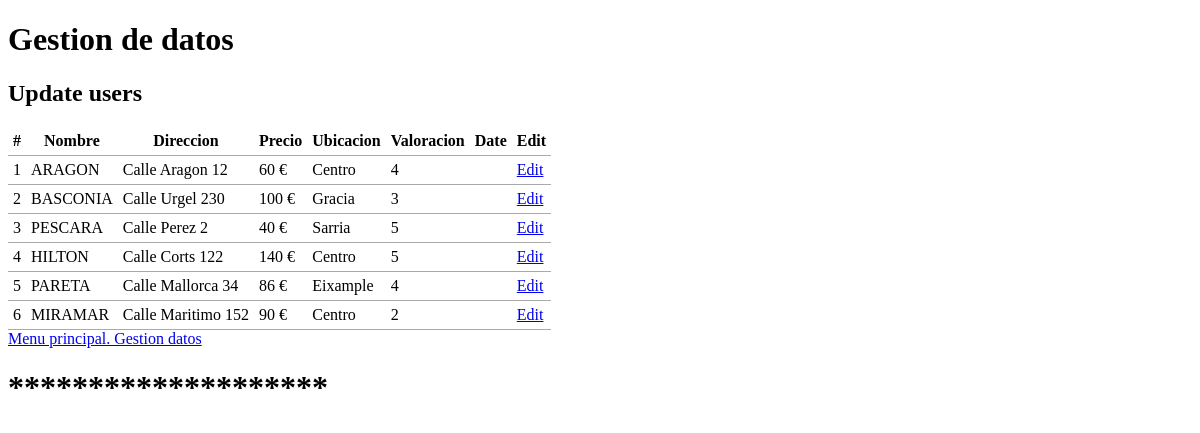
Screenshot of /update_h.php with the database file from the repository.
### tables this page shows
CREATE TABLE if not exists hoteles (
	id INT(11) UNSIGNED AUTO_INCREMENT PRIMARY KEY, 
	nombre VARCHAR(50) NOT NULL,
	direccion VARCHAR(100) NOT NULL,
	precio VARCHAR(30) NOT NULL,
	ubicacion VARCHAR(50) NOT NULL,
	valoracion INT(3),
	date TIMESTAMP
);

### common.php (called while the page is built, shortened)
<?php
function escape($html) {
    return htmlspecialchars($html, ENT_QUOTES | ENT_SUBSTITUTE, "UTF-8");
}

### public/update_h.php (the view)
<?php
require "../config.php";
require "../common.php";
try {
  $connection = new PDO($dsn, $username, $password, $options);
  $sql = "SELECT * FROM hoteles";
  $statement = $connection->prepare($sql);
  $statement->execute();
  $result = $statement->fetchAll();
} catch(PDOException $error) {
  echo $sql . "<br>" . $error->getMessage();
}
?>
<?php require "templates/header.php"; ?>
<h2>Update users</h2>
<table>
    <thead>
        <tr>
            <th>#</th>
            <th>Nombre</th>
            <th>Direccion</th>
            <th>Precio</th>
            <th>Ubicacion</th>
            <th>Valoracion</th>
            <th>Date</th>
            <th>Edit</th>
        </tr>
    </thead>
    <tbody>
    <?php foreach ($result as $row) : ?>
        <tr>
            <td><?php echo escape($row["id"]); ?></td>
            <td><?php echo escape($row["nombre"]); ?></td>
            <td><?php echo escape($row["direccion"]); ?></td>
            <td><?php echo escape($row["precio"]); ?></td>
            <td><?php echo escape($row["ubicacion"]); ?></td>
            <td><?php echo escape($row["valoracion"]); ?></td>
            <td><?php echo escape($row["date"]); ?> </td>
            <td><a href="update-single_h.php?id=<?php echo escape($row["id"]); ?>">Edit</a></td>
        </tr>
    <?php endforeach; ?>
    </tbody>
</table>
<a href="index.php">Menu principal. Gestion datos</a>
<?php require "templates/footer.php"; ?>

### public/templates/header.php (shortened to what this page needs)
<!doctype html>
<html lang="en">
<head>
	<link rel="stylesheet" href="css/style.css">
</head>
<body>
	<h1>Gestion de datos</h1>

### public/templates/footer.php (shortened to what this page needs)
<!doctype html>
<html lang="en">
<head>
	<link rel="stylesheet" href="css/style.css">
</head>
<body>
	<h1>********************</h1>

### public/css/style.css (style rules this page uses)
table { border-collapse: collapse; border-spacing: 0; }
td, th { padding: 5px; border-bottom: 1px solid #aaa; }

### rows the page displays
hoteles: id "1", nombre "ARAGON", direccion "Calle Aragon 12", precio "60 €", ubicacion "Centro", valoracion "4"
hoteles: id "2", nombre "BASCONIA", direccion "Calle Urgel 230", precio "100 €", ubicacion "Gracia", valoracion "3"
hoteles: id "3", nombre "PESCARA", direccion "Calle Perez 2", precio "40 €", ubicacion "Sarria", valoracion "5"
hoteles: id "4", nombre "HILTON", direccion "Calle Corts 122", precio "140 €", ubicacion "Centro", valoracion "5"
hoteles: id "5", nombre "PARETA", direccion "Calle Mallorca 34", precio "86 €", ubicacion "Eixample", valoracion "4"
hoteles: id "6", nombre "MIRAMAR", direccion "Calle Maritimo 152", precio "90 €", ubicacion "Centro", valoracion "2"
